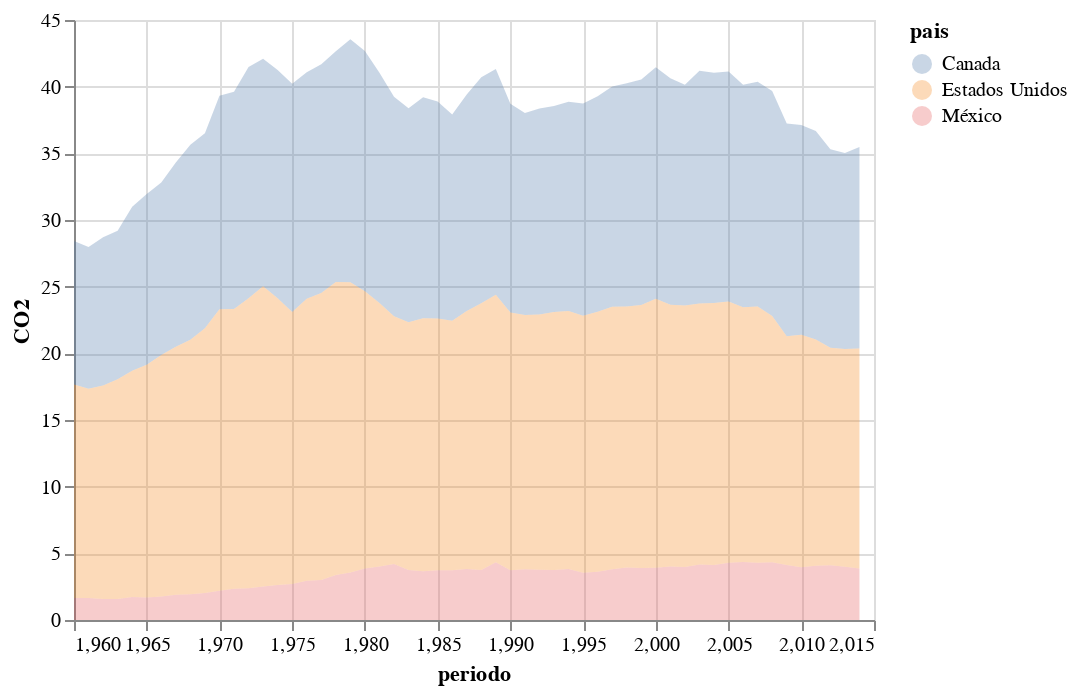

Notebook cell for this chart:
### Markdown cell above
## Visualización

### Code cell
alt.Chart(datos).mark_area(opacity = 0.3).encode(
    x = 'periodo',
    y = 'CO2',
    color = 'pais',
)

### Figure 1 — Vega-Lite specification as saved in the notebook (floating-point values rounded to 4 significant figures; data arrays with more than 128 entries replaced by an {"elided": "..."} marker saying what was removed)
{"$schema": "https://vega.github.io/schema/vega-lite/v2.6.0.json", "config": {"view": {"height": 300, "width": 400}}, "data": {"name": "data-024d1a0ef40286845d43b062c5f5e3f6"}, "datasets": {"data-024d1a0ef40286845d43b062c5f5e3f6": {"elided": "165 records"}}, "encoding": {"color": {"field": "pais", "type": "nominal"}, "x": {"field": "periodo", "type": "quantitative"}, "y": {"field": "CO2", "type": "quantitative"}}, "mark": {"opacity": 0.3, "type": "area"}}
